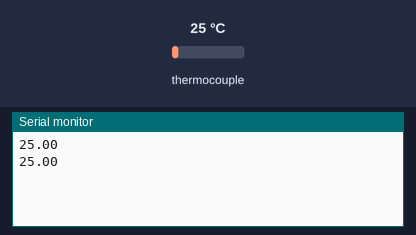
The sketch below on a simulated Arduino Uno, built with avr-gcc and run on an emulated ATmega328P. Shown: the last lines printed to the serial monitor. The test bench sets the inputs (shaded band); at power-on: thermocouple 25 °C.

Above: at 1.8 s.
1.9 s: thermocouple set to 11 °C
At 2.8 s:
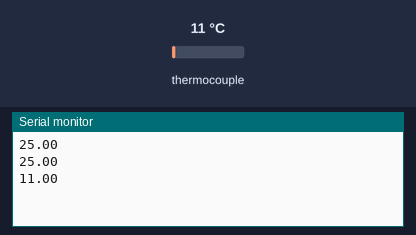
3.4 s: thermocouple set to 8 °C
At 4.4 s:
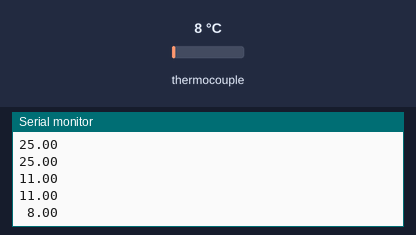

Measured:
- the behaviour switches between 10 and 9 °C on thermocouple (found by bisection; images 1 and 2)
- after the input at 1.9 s, the serial monitor: prints a new line after 0.10 s (image 1)
- after the input at 3.4 s, the serial monitor: prints a new line after 0.60 s (image 2)

The sketch:

Pi2Ard.ino
```cpp
#include <Adafruit_MAX31865.h>
#include <Pi2Ard.h>

const float RREF        = 430.0;
const float RNOMINAL    = 100.0;
const int   delaySec    = 1;
const int   SIZE        = 20;

Adafruit_MAX31865 sensor = Adafruit_MAX31865(10, 11, 12, 13);

Pi2Ard link = Pi2Ard();

char sendText[SIZE];

void setup() {
  sensor.begin(MAX31865_2WIRE);
  link.connect(9600);
}

void loop() {
  // Check and print any faults
  uint8_t fault = sensor.readFault();
  if (fault) {
    // Ignore fault
    dtostrf(0.0, 4, 2, sendText);
    link.send(sendText);
    sensor.clearFault();
  }
  else
  {
    dtostrf(sensor.temperature(RNOMINAL, RREF), 5, 2, sendText);
    link.send(sendText);
  }
  delay(delaySec * 1000);
}
```

Pi2Ard.h
```cpp
#ifndef P2A_H
#define P2A_H

class Pi2Ard
{
public:
    Pi2Ard();

    void connect(const int &baudRate);

    void disconnect();

    void send(const char *data);
};

#endif
```
